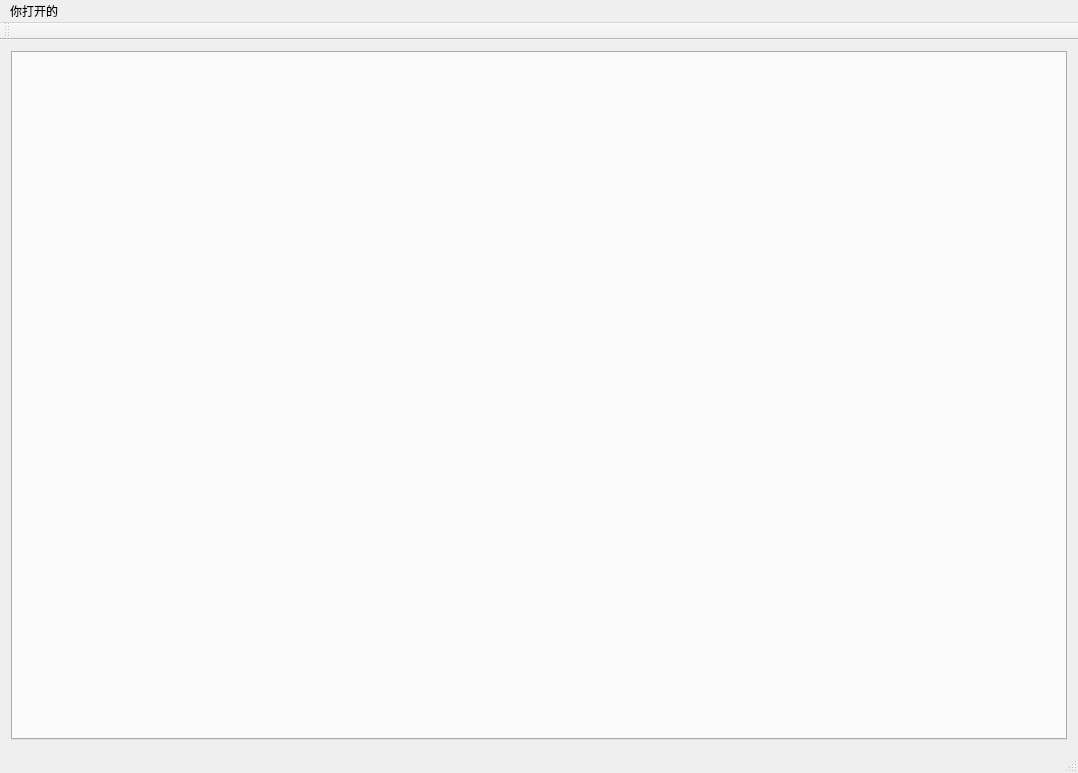
<?xml version="1.0" encoding="UTF-8"?>
<ui version="4.0">
 <class>MainWindow</class>
 <widget class="QMainWindow" name="MainWindow">
  <property name="geometry">
   <rect>
    <x>0</x>
    <y>0</y>
    <width>1078</width>
    <height>773</height>
   </rect>
  </property>
  <property name="windowTitle">
   <string>MainWindow</string>
  </property>
  <widget class="QWidget" name="centralWidget">
   <layout class="QVBoxLayout" name="verticalLayout">
    <item>
     <widget class="QTabWidget" name="tabWidget">
      <property name="currentIndex">
       <number>-1</number>
      </property>
     </widget>
    </item>
   </layout>
  </widget>
  <widget class="QMenuBar" name="menuBar">
   <property name="geometry">
    <rect>
     <x>0</x>
     <y>0</y>
     <width>1078</width>
     <height>23</height>
    </rect>
   </property>
   <widget class="QMenu" name="menu">
    <property name="title">
     <string>你打开的</string>
    </property>
   </widget>
   <addaction name="menu"/>
  </widget>
  <widget class="QToolBar" name="mainToolBar">
   <attribute name="toolBarArea">
    <enum>TopToolBarArea</enum>
   </attribute>
   <attribute name="toolBarBreak">
    <bool>false</bool>
   </attribute>
  </widget>
  <widget class="QStatusBar" name="statusBar"/>
 </widget>
 <layoutdefault spacing="6" margin="11"/>
 <resources/>
 <connections/>
</ui>
